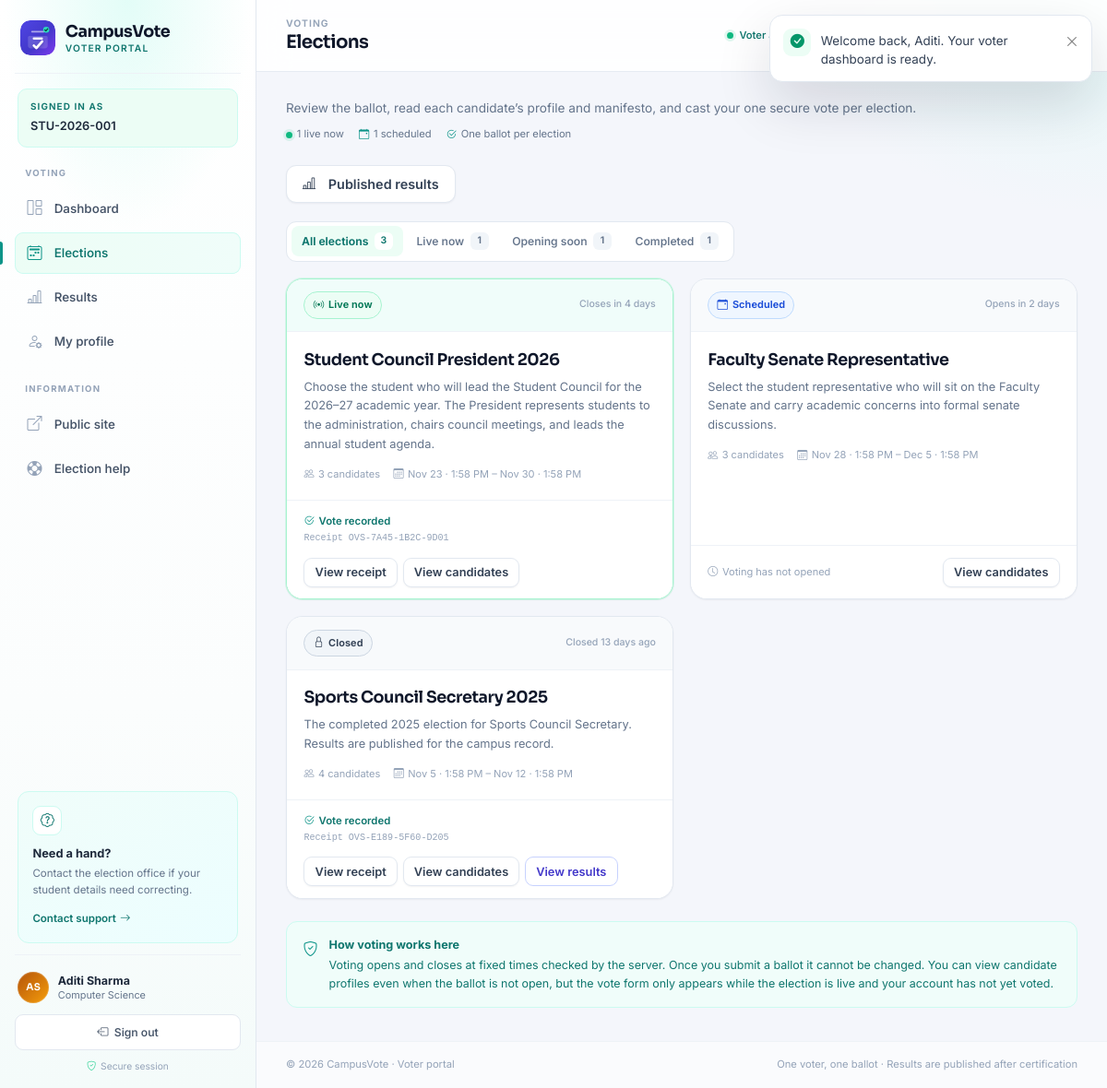
The page /voter/elections.php (signed in) on the database its author committed.
### tables this page shows
CREATE TABLE `voters` (
    `id`            INT UNSIGNED NOT NULL AUTO_INCREMENT,
    `full_name`     VARCHAR(100) NOT NULL,
    `username`      VARCHAR(50)  NOT NULL,
    `email`         VARCHAR(150) NOT NULL,
    `student_id`    VARCHAR(30)  NOT NULL,
    `department`    VARCHAR(100) NOT NULL,
    `password_hash` VARCHAR(255) NOT NULL,
    `is_active`     TINYINT(1)   NOT NULL DEFAULT 1,
    `last_login_at` DATETIME     NULL,
    `created_at`    DATETIME     NOT NULL DEFAULT CURRENT_TIMESTAMP,
    `updated_at`    DATETIME     NOT NULL DEFAULT CURRENT_TIMESTAMP
                                 ON UPDATE CURRENT_TIMESTAMP,
    PRIMARY KEY (`id`),
    UNIQUE KEY `uq_voters_username` (`username`),
    UNIQUE KEY `uq_voters_email` (`email`),
    UNIQUE KEY `uq_voters_student_id` (`student_id`),
    KEY `idx_voters_is_active` (`is_active`),
    KEY `idx_voters_created_at` (`created_at`)
);

CREATE TABLE `vote_participation` (
    `id`           BIGINT UNSIGNED NOT NULL AUTO_INCREMENT,
    `voter_id`     INT UNSIGNED NOT NULL,
    `election_id`  INT UNSIGNED NOT NULL,
    `receipt_code` VARCHAR(24) NOT NULL,
    `cast_at`      DATETIME NOT NULL DEFAULT CURRENT_TIMESTAMP,
    PRIMARY KEY (`id`),
    UNIQUE KEY `uq_participation_voter_election` (`voter_id`, `election_id`),
    UNIQUE KEY `uq_participation_receipt` (`receipt_code`),
    KEY `idx_participation_election` (`election_id`),
    KEY `idx_participation_cast_at` (`cast_at`),
    CONSTRAINT `fk_participation_voter`
        FOREIGN KEY (`voter_id`) REFERENCES `voters` (`id`)
        ON DELETE RESTRICT ON UPDATE CASCADE,
    CONSTRAINT `fk_participation_election`
        FOREIGN KEY (`election_id`) REFERENCES `elections` (`id`)
        ON DELETE RESTRICT ON UPDATE CASCADE
);

CREATE TABLE `elections` (
    `id`                INT UNSIGNED NOT NULL AUTO_INCREMENT,
    `title`             VARCHAR(150) NOT NULL,
    `description`       TEXT         NULL,
    `start_at`          DATETIME     NOT NULL,
    `end_at`            DATETIME     NOT NULL,
    `status`            ENUM('draft','active','closed') NOT NULL DEFAULT 'draft',
    `results_published` TINYINT(1)   NOT NULL DEFAULT 0,
    `created_by`        INT UNSIGNED NULL,
    `created_at`        DATETIME     NOT NULL DEFAULT CURRENT_TIMESTAMP,
    `updated_at`        DATETIME     NOT NULL DEFAULT CURRENT_TIMESTAMP
                                     ON UPDATE CURRENT_TIMESTAMP,
    PRIMARY KEY (`id`),
    KEY `idx_elections_status_window` (`status`, `start_at`, `end_at`),
    KEY `idx_elections_results` (`results_published`),
    KEY `fk_elections_admin` (`created_by`),
    CONSTRAINT `fk_elections_admin`
        FOREIGN KEY (`created_by`) REFERENCES `admins` (`id`)
        ON DELETE SET NULL ON UPDATE CASCADE,
    CONSTRAINT `chk_elections_window` CHECK (`end_at` > `start_at`)
);

### voter/elections.php (the view, shortened to what the rows shown need)
<?php
$voter = Auth::requireVoter();
$pdo = Database::connection();
$voterId = (int) $voter['id'];
$stmt = $pdo->prepare(
    "SELECT e.*,
            (SELECT COUNT(*) FROM candidates c WHERE c.election_id = e.id) AS candidate_count,
            p.id AS participation_id,
            p.receipt_code,
            p.cast_at AS voted_at
     FROM elections e
     LEFT JOIN vote_participation p ON p.election_id = e.id AND p.voter_id = ?
     WHERE e.status <> 'draft'
     ORDER BY e.start_at DESC, e.id DESC"
);
$stmt->execute([$voterId]);
$allElections = $stmt->fetchAll();
$priority = [Election::LIVE => 0, Election::UPCOMING => 1, Election::ENDED => 2, Election::CLOSED => 3];
usort($allElections, static function (array $a, array $b) use ($priority): int {
    $aPriority = $priority[$a['effective_status']] ?? 9;
    $bPriority = $priority[$b['effective_status']] ?? 9;
    if ($aPriority !== $bPriority) {
        return $aPriority <=> $bPriority;
    }
    return strcmp((string) $b['end_at'], (string) $a['end_at']);
});
$filter = (string) ($_GET['filter'] ?? 'all');
$elections = array_values(array_filter($allElections, static function (array $election) use ($filter): bool {
    if ($filter === 'all') {
        return true;
    }
    if ($filter === 'completed') {
        return in_array($election['effective_status'], [Election::ENDED, Election::CLOSED], true);
    }
    return $election['effective_status'] === $filter;
}));
require_once dirname(__DIR__) . '/includes/voter_header.php';
?>
<?php if ($elections): ?>
    <div class="voter-election-grid">
        <?php foreach ($elections as $election):
            $status = $election['effective_status'];
            $meta = $election['status_meta'];
            $hasVoted = !empty($election['participation_id']);
            $isLive = $status === Election::LIVE;
            $isUpcoming = $status === Election::UPCOMING;
            $isCompleted = in_array($status, [Election::ENDED, Election::CLOSED], true);
            $candidateCount = (int) $election['candidate_count'];
        ?>
            <article class="election-listing<?= $isLive ? ' election-listing--live' : '' ?>">
                <div class="election-listing__header">
                    <span class="status-pill status-pill--<?= e($meta['class']) ?>">
                        <i class="bi <?= e($meta['icon']) ?>" aria-hidden="true"></i><?= e($meta['label']) ?>
                    </span>
                    <span class="election-listing__timing"><?= e(Election::timingHint($election)) ?></span>
                </div>
                <div class="election-listing__body">
                    <h2><?= e($election['title']) ?></h2>
                    <p><?= e(truncate_text($election['description'], 220)) ?></p>
                    <div class="election-listing__meta">
                        <span><i class="bi bi-people" aria-hidden="true"></i><?= e((string) $candidateCount) ?> candidate<?= $candidateCount === 1 ? '' : 's' ?></span>
                        <span><i class="bi bi-calendar3" aria-hidden="true"></i><?= e(format_datetime($election['start_at'], 'M j · g:i A')) ?> – <?= e(format_datetime($election['end_at'], 'M j · g:i A')) ?></span>
                    </div>
                </div>
                <div class="election-listing__footer">
                    <div class="election-listing__status">
                        <?php if ($hasVoted): ?>
                            <span class="vote-confirmed"><i class="bi bi-check2-circle" aria-hidden="true"></i>Vote recorded</span>
                            <span class="election-listing__receipt">Receipt <?= e($election['receipt_code']) ?></span>
                        <?php elseif ($isLive): ?>
                            <span class="election-listing__not-voted"><i class="bi bi-circle" aria-hidden="true"></i>You have not voted yet</span>
                        <?php elseif ($isUpcoming): ?>
                            <span class="election-listing__not-voted"><i class="bi bi-clock" aria-hidden="true"></i>Voting has not opened</span>
                        <?php else: ?>
                            <span class="election-listing__not-voted"><i class="bi bi-dash-circle" aria-hidden="true"></i>You did not vote</span>
                        <?php endif; ?>
                    </div>
                    <div class="election-listing__actions">
                        <?php if ($hasVoted): ?>
                            <a class="btn btn-sm btn-light" href="<?= e(url('voter/receipt.php?id=' . (int) $election['participation_id'])) ?>">View receipt</a>
                        <?php endif; ?>
                        <?php if ($isLive && !$hasVoted): ?>
                            <a class="btn btn-brand" href="<?= e(url('voter/vote.php?election_id=' . (int) $election['id'])) ?>">
                                <?= $candidateCount > 0 ? 'Open ballot' : 'View election' ?> <i class="bi bi-arrow-right ms-1" aria-hidden="true"></i>
                            </a>
                        <?php elseif ($candidateCount > 0): ?>
                            <a class="btn btn-sm btn-light" href="<?= e(url('voter/vote.php?election_id=' . (int) $election['id'])) ?>">View candidates</a>
                        <?php endif; ?>
                        <?php if ($isCompleted && (int) $election['results_published'] === 1): ?>
                            <a class="btn btn-sm btn-outline-brand" href="<?= e(url('voter/results.php?election_id=' . (int) $election['id'])) ?>">View results</a>
                        <?php endif; ?>
                    </div>
                </div>
            </article>
        <?php endforeach; ?>
    </div>
<?php endif; ?>
<?php require_once dirname(__DIR__) . '/includes/voter_footer.php'; ?>

### includes/voter_sidebar.php (shortened to what the rows shown need)
<?php
$voter = $voter ?? Auth::requireVoter();
?>
<aside class="app-sidebar app-sidebar--voter" id="appSidebar" aria-label="Voter navigation">
    <div class="sidebar-context sidebar-context--voter">
        <span class="sidebar-context__label">Signed in as</span>
        <span class="sidebar-context__value"><?= e($voter['student_id'] ?? '') ?></span>
    </div>
    <div class="sidebar-footer">
        <div class="sidebar-profile">
            <?= avatar_markup((string) $voter['full_name'], null, 'avatar--sm') ?>
            <div class="sidebar-profile__meta">
                <strong><?= e($voter['full_name']) ?></strong>
                <span><?= e($voter['department'] ?? '') ?></span>
            </div>
        </div>
    </div>
</aside>

### includes/functions.php (shortened to what the rows shown need)
<?php
function e(mixed $value): string
{
    return htmlspecialchars((string) $value, ENT_QUOTES | ENT_SUBSTITUTE, 'UTF-8');
}
function url(string $path = ''): string
{
    $path = ltrim($path, '/');
    return BASE_URL . '/' . $path;
}
function format_datetime(?string $datetime, string $format = 'M j, Y · g:i A'): string
{
    try {
        return (new DateTimeImmutable($datetime, new DateTimeZone(APP_TIMEZONE)))->format($format);
    } catch (Exception) {
        return '—';
    }
}
function time_ago(?string $datetime): string
{
    try {
        $then = new DateTimeImmutable($datetime, new DateTimeZone(APP_TIMEZONE));
        $now = new DateTimeImmutable('now', new DateTimeZone(APP_TIMEZONE));
        $diff = $then->diff($now);
        return human_interval($diff) . ' ago';
    } catch (Exception) {
        return '';
    }
}
function human_interval(DateInterval $diff): string
{
    if ($diff->d > 0) {
        return $diff->d . ' day' . ($diff->d === 1 ? '' : 's');
    }
    return 'moments';
}
function time_until(?string $datetime): string
{
    try {
        $target = new DateTimeImmutable($datetime, new DateTimeZone(APP_TIMEZONE));
        $now = new DateTimeImmutable('now', new DateTimeZone(APP_TIMEZONE));
        return human_interval($target->diff($now));
    } catch (Exception) {
        return '';
    }
}
function initials(string $name): string
{
    $parts = preg_split('/\s+/u', trim($name)) ?: [];
    $parts = array_values(array_filter($parts, static fn ($part) => $part !== ''));
    $first = mb_strtoupper(mb_substr($parts[0], 0, 1));
    $last = count($parts) > 1 ? mb_strtoupper(mb_substr($parts[count($parts) - 1], 0, 1)) : '';
    return $first . $last;
}
function avatar_background(string $seed): string
{
    $palettes = [
        'linear-gradient(135deg, #4f46e5, #7c3aed)',
        'linear-gradient(135deg, #0f766e, #14b8a6)',
        'linear-gradient(135deg, #b45309, #f59e0b)',
        'linear-gradient(135deg, #be123c, #fb7185)',
        'linear-gradient(135deg, #1d4ed8, #38bdf8)',
        'linear-gradient(135deg, #6d28d9, #c084fc)',
        'linear-gradient(135deg, #047857, #84cc16)',
        'linear-gradient(135deg, #9a3412, #fb923c)',
    ];
    $index = abs(crc32(mb_strtolower($seed))) % count($palettes);
    return $palettes[$index];
}
function avatar_markup(string $name, ?string $photoUrl = null, string $extraClass = ''): string
{
    $safePhoto = safe_photo_url($photoUrl);
    $class = trim('avatar ' . $extraClass);
    $style = e(avatar_background($name));
    $html = '<span class="' . e($class) . '" style="background:' . $style . '" aria-hidden="true">';
    $html .= '<span class="avatar__initials">' . e(initials($name)) . '</span>';
    $html .= '</span>';
    return $html;
}
function truncate_text(?string $text, int $limit = 120): string
{
    $text = trim((string) $text);
    if (mb_strlen($text) <= $limit) {
        return $text;
    }
    return rtrim(mb_substr($text, 0, $limit - 1)) . '…';
}
function safe_photo_url(?string $url): ?string
{
    $url = trim((string) $url);
    if ($url === '') {
        return null;
    }
    $scheme = strtolower((string) parse_url($url, PHP_URL_SCHEME));
    return in_array($scheme, ['http', 'https'], true) ? $url : null;
}

### rows shown on the page
voters: student "STU-2026-001", full_name "AS", full_name "Aditi Sharma", department "Computer Science"
vote_participation: label "Live now", election.end_at "Closes in 4 days", election.title "Student Council President 2026", election.description "Choose the student who will lead the Student Council for the 2026–27 academic year. The President represents students to the administration, chairs council meetings, and leads the annual student agenda.", candidateCount "3", election.start_at "Nov 23 · 1:58 PM", election.end_at "Nov 30 · 1:58 PM", receipt_code "OVS-7A45-1B2C-9D01"
elections: label "Scheduled", Election::timingHint($election) "Opens in 2 days", title "Faculty Senate Representative", description "Select the student representative who will sit on the Faculty Senate and carry academic concerns into formal senate discussions.", candidateCount "3", start_at "Nov 28 · 1:58 PM", end_at "Dec 5 · 1:58 PM", shows "Voting has not opened"
vote_participation: label "Closed", election.end_at "Closed 13 days ago", election.title "Sports Council Secretary 2025", election.description "The completed 2025 election for Sports Council Secretary. Results are published for the campus record.", candidateCount "4", election.start_at "Nov 5 · 1:58 PM", election.end_at "Nov 12 · 1:58 PM", receipt_code "OVS-E189-5F60-D205"

### other values the page prints
$flash['message'] "Welcome back, Aditi. Your voter dashboard is ready."
APP_NAME "CampusVote"
$item['label'] "Dashboard"
$item['label'] "Elections"
$item['label'] "Results"
$item['label'] "My profile"
$pageEyebrow "VOTING"
$pageTitle "Elections"
$counts['live'] "1"
$counts['upcoming'] "1"
$label "All elections"
$counts[$key] "3"
$label "Live now"
$counts[$key] "1"
$label "Opening soon"
